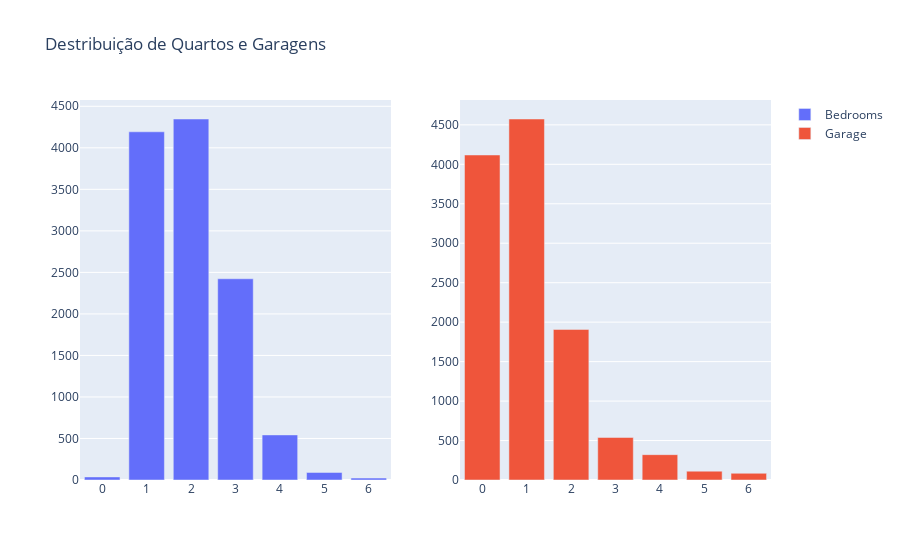

Here is the notebook cell this chart was saved with:
### Markdown cell above
Apesar de serem varáveis númericas, podemos plotar o número de quartos e vagas na garagem em gráficos de barras

### Code cell
from plotly.subplots import make_subplots

fig = make_subplots(rows=1, cols=2)

fig.add_trace(
    go.Bar(x=aptos["bedrooms"].value_counts().index,
           y=aptos["bedrooms"].value_counts(),
           name="Bedrooms"),
    row=1, col=1
)

fig.add_trace(
    go.Bar(x=aptos["garage"].value_counts().index,
           y=aptos["garage"].value_counts(),
           name="Garage"),
    row=1, col=2
)

fig.update_layout(title="Destribuição de Quartos e Garagens")

fig.update_xaxes(tickmode="linear")


fig.show()

### Figure 1 — Plotly figure (JSON) as saved in the notebook; plotly's stock layout.template omitted (floating-point values rounded to 4 significant figures)
{"data": [{"name": "Bedrooms", "type": "bar", "x": [2, 1, 3, 4, 5, 0, 6], "xaxis": "x", "y": [4347, 4193, 2423, 543, 91, 37, 23], "yaxis": "y"}, {"name": "Garage", "type": "bar", "x": [1, 0, 2, 3, 4, 5, 6], "xaxis": "x2", "y": [4574, 4118, 1908, 539, 321, 112, 85], "yaxis": "y2"}], "layout": {"title": {"text": "Destribuição de Quartos e Garagens"}, "xaxis": {"anchor": "y", "domain": [0, 0.45], "tickmode": "linear"}, "xaxis2": {"anchor": "y2", "domain": [0.55, 1], "tickmode": "linear"}, "yaxis": {"anchor": "x", "domain": [0, 1]}, "yaxis2": {"anchor": "x2", "domain": [0, 1]}}}
